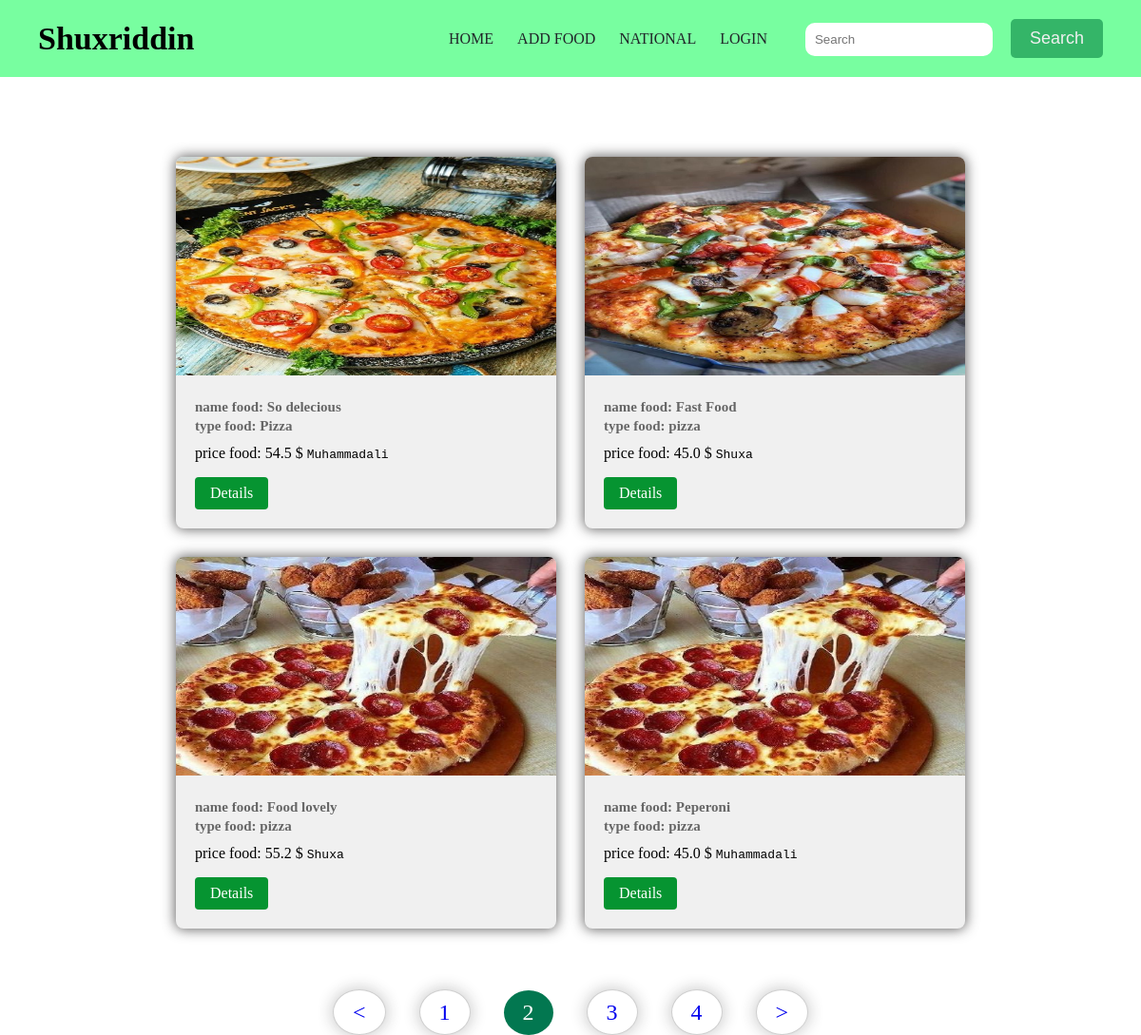
Screenshot of /food/index/?page=2 with the database file from the repository.
### app/models.py (models this page shows, shortened)
class FoodApp(models.Model):
    user_name = models.ForeignKey(User, on_delete=models.CASCADE, default=1)  # food qo`shishda default=1 bo`lganligi sabab Shuxa ni tanlab ko`rsatadi
    name_food = models.CharField(max_length=100)
    type_food = models.CharField(max_length=200)
    price_food = models.FloatField(default=45.000)
    image_food = models.ImageField(upload_to='food_image', default='pic.jpg')
    description_food = models.TextField()

### app/views.py (the view)
# urls.py: path('index/', views.IndexClassViews.as_view(), name='index'),
class IndexClassViews(ListView):
    model = FoodApp
    template_name = 'food/index.html'
    context_object_name = 'food'
    paginate_by = 4
    def get_queryset(self) -> QuerySet[Any]:
        queryset = super().get_queryset()
        q = self.request.GET.get('q')
        if q:
            multipy_q = Q(Q(name_food__icontains=q) | Q(type_food__icontains=q) | Q(price_food__icontains=q))
            queryset = queryset.filter(multipy_q)
        return queryset

### app/templates/food/index.html (shortened to what this page needs)
{% extends 'food/base.html' %}
    {% block body %}
    <div class="card-container">
        {% for line in food %}
        <div class="card">
            <img src="{{ line.image_food.url }}" alt="">
            <div class="card-content">
                <div class="card-box">
                    <h2>name food: {{ line.name_food }}</h2>
                    <h3>type food: {{ line.type_food }}</h3>
                    <span>price food: {{ line.price_food }} $</span>
                    <code>{{ line.user_name }}</code>
                    <br>
                    <a class="btn" href="{% url 'details' line.id %}">Details</a>
                </div>
            </div>
        </div>
        {% endfor %}
    </div>
    <div class="container-paginator">
        {% if page_obj.has_other_pages %}
        <nav class="nav">
            <ul class="nav-list-pages">
                {% if page_obj.has_previous %}
                <li class="page-num">
                    <a href="?page={{ page_obj.previous_page_number }}">&lt;</a>
                </li>
                {% endif %}
                {% for p in page_obj.paginator.page_range %}
                {% if page_obj.number == p %}
                <li class="page-num page-num-selected">{{ p }}</li>
                {% else %}
                <li class="page-num">
                    <a href="?page={{ p }}">{{ p }}</a>
                </li>
                {% endif %}
                {% endfor %}
                {% if page_obj.has_next %}
                <li class="page-num">
                    <a href="?page={{ page_obj.next_page_number }}">&gt;</a>
                </li>
                {% endif %}
            </ul>
        </nav>
        {% endif %}
    </div>
    {% endblock %}

### app/static/food/style.css (style rules this page uses)
*, *::after, *::before { margin: 0; padding: 0; box-sizing: border-box; }
body { font-family: Cambria, Cochin, Georgia, Times, 'Times New Roman', serif, sans-serif; max-width: 1920px; margin: 0 auto; }
ul { list-style-type: none; }
a { text-decoration: none; }
.btn { padding: 10px 20px; background: #069431; border-radius: 15px; }
.card-container { display: flex; justify-content: center; flex-wrap: wrap; padding-top: 150px; }
.card { width: 400px; background-color: #f0f0f0; border-radius: 8px; overflow: hidden; box-shadow: 0px 0px 13px 1px rgba(33, 32, 32, 0.693); margin: 15px; transition: transform .3s ease-in-out; }
.card img { z-index: -1; width: 100%; height: 230px; transition: transform .3s ease-in-out; }
.card-box { padding: 20px; }
.card-content h2, h3, h4, h5 { color: #666; font-size: 15px; line-height: 1.3; }
.card-content .btn { display: inline-block; padding: 8px 16px; background-color: #069431; text-decoration: none; border-radius: 4px; margin-top: 16px; color: #fff; margin-right: 15px; }
.card-box h1, h3 { margin-bottom: 10px; }
.container-paginator { padding-top: 50px; display: flex; align-items: center; justify-content: center; width: 100%; }
.nav-list-pages { list-style: none; display: flex; align-items: center; justify-content: center; width: 100%; }
.page-num { transition: background .3s ease-in-out, color .3s ease-in-out, border .3s ease-in-out; }
.page-num:not(:last-child) { margin-right: 35px; }
.page-num a { padding: 10px 20px; border-radius: 50%; font-size: 24px; border: 1px solid rgba(33, 32, 32, 0.217); box-shadow: 0 0 15px 2px rgba(33, 32, 32, 0.217); transition: background .3s ease-in-out, color .3s ease-in-out, border .3s ease-in-out; }
.page-num-selected { color: #fff; padding: 10px 20px; border-radius: 50%; background: #027750; font-size: 24px; }

### rows the page displays
FoodApp: image_food (picture), name_food "So delecious", type_food "Pizza", price_food "54.5", user_name "Muhammadali"
FoodApp: image_food (picture), name_food "Fast Food", type_food "pizza", price_food "45.0", user_name "Shuxa"
FoodApp: image_food (picture), name_food "Food lovely", type_food "pizza", price_food "55.2", user_name "Shuxa"
FoodApp: image_food (picture), name_food "Peperoni", type_food "pizza", price_food "45.0", user_name "Muhammadali"

### other values shown
{{ p }} "1" "3" "4"
{{ p }} "2"
